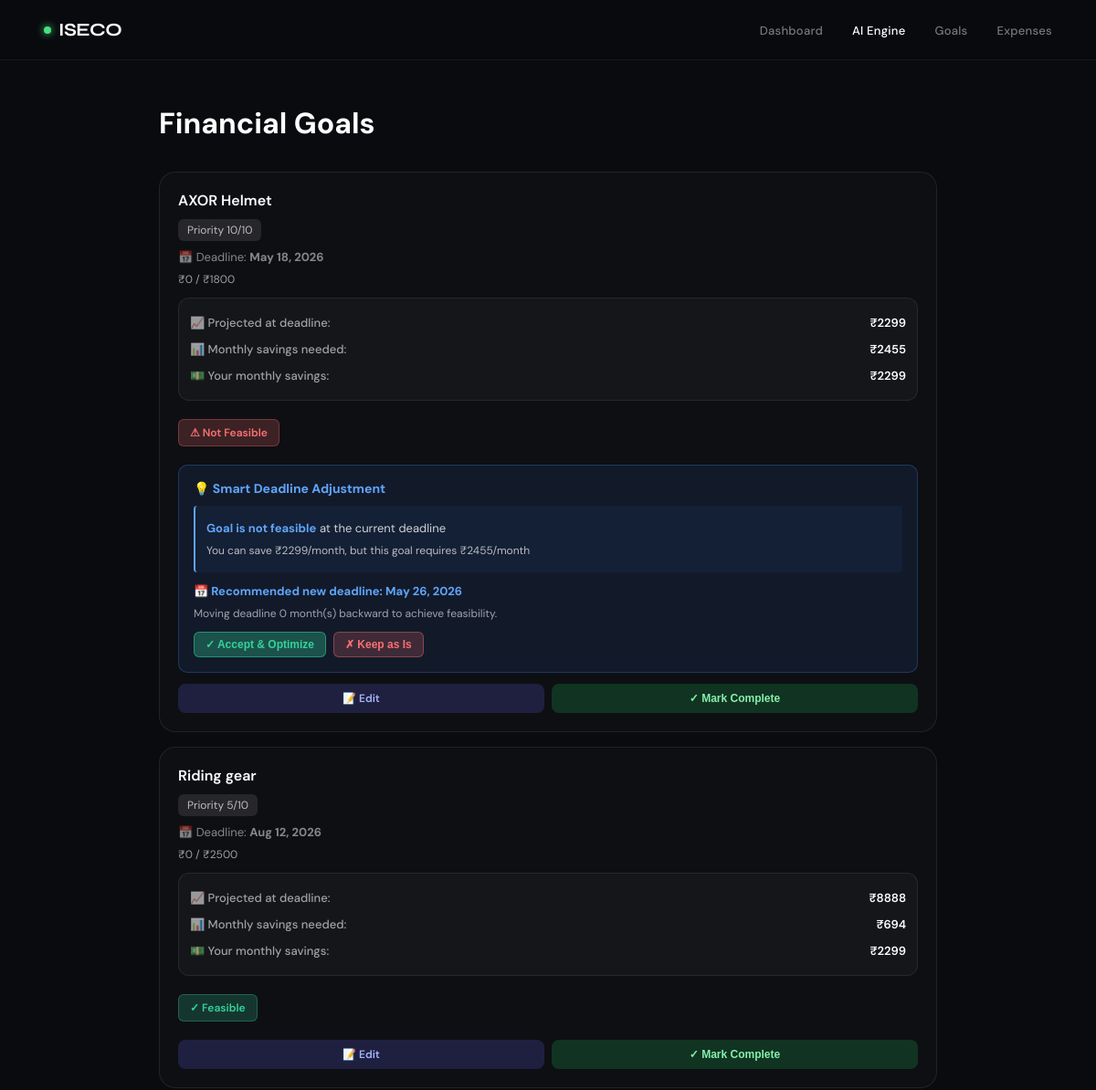
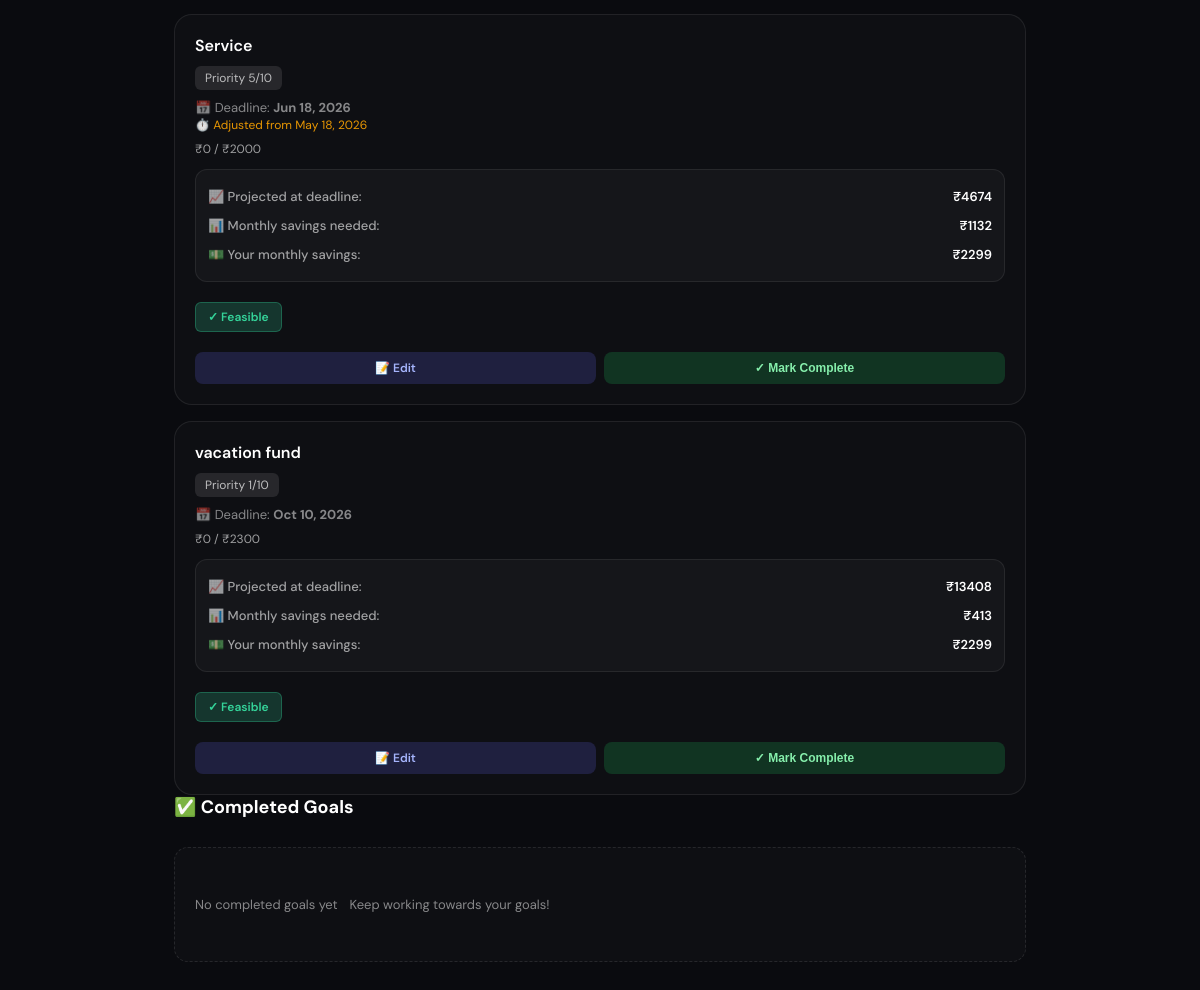
Page /goals/list/ (signed in) on the committed database (2 pictures, top to bottom).
### goals/models.py (models this page shows, shortened)
class Goal(models.Model):
    STATUS_CHOICES = [
        ('active', 'Active'),
        ('completed', 'Completed'),
        ('missed', 'Missed'),
        ('paused', 'Paused'),
    ]
    name = models.CharField(max_length=100)
    user = models.ForeignKey(User, on_delete=models.CASCADE)
    target_amount = models.FloatField()
    amount_saved = models.FloatField(default=0)
    priority = models.IntegerField(default=5)  # 1-10 scale (higher = higher priority)
    deadline = models.DateField()
    duration_days = models.IntegerField(default=0)  # Estimated days to complete goal (for feasibility sorting)
    original_deadline = models.DateField(null=True, blank=True)  # Track original deadline if adjusted
    status = models.CharField(
        max_length=20,
        choices=STATUS_CHOICES,
        default="active"
    )
    created_at = models.DateTimeField(auto_now_add=True)
    updated_at = models.DateTimeField(auto_now=True)
    class Meta:
        ordering = ['-priority', 'duration_days', 'deadline']  # Sort by priority DESC, then duration ASC, then deadline

### goals/views.py (the view)
# urls.py: path('list/', GoalListHTML.as_view(), name='goal-list-html'),
class GoalListHTML(APIView):
    renderer_classes = [TemplateHTMLRenderer]
    template_name = "goal_list.html"
    def get(self, request):
        if 'user_id' not in request.session:
            return redirect('/users/login/')
        user_id = request.session['user_id']
        user = get_object_or_404(User, pk=user_id)
        active_goals = get_all_active_goals_sorted(user)
        completed_goals = Goal.objects.filter(status="completed", user=user).order_by('-created_at')
        active_with_analysis = []
        for goal in active_goals:
            try:
                feasibility = check_goal_feasibility(goal, user=user)
                shift_suggestion = None
                if not feasibility['is_feasible']:
                    next_feasible = find_next_feasible_date(goal, user=user)
                    if next_feasible['feasible_date']:
                        shift_suggestion = {
                            'new_deadline': next_feasible['feasible_date'],
                            'reason': next_feasible['reason']
                        }
                today = datetime.now().date()
                remaining_days = (goal.deadline - today).days
                current_balance = get_goal_current_balance(goal, user)
                active_with_analysis.append({
                    'goal': goal,
                    'analysis': {
                        'is_feasible': feasibility['is_feasible'],
                        'current_balance': current_balance,
                        'projected_balance_at_deadline': current_balance + (feasibility['actual_monthly'] * (remaining_days / 30)),
                        'required_monthly_savings': feasibility['required_monthly'],
                        'actual_monthly_savings': feasibility['actual_monthly'],
                        'shift_suggestion': shift_suggestion,
                        'feasibility_reason': feasibility['reason']
                    }
                })
            except Exception as e:
                active_with_analysis.append({
                    'goal': goal,
                    'analysis': {
                        'is_feasible': False,
                        'current_balance': goal.amount_saved,
                        'projected_balance_at_deadline': 0,
                        'required_monthly_savings': 0,
                        'actual_monthly_savings': 0,
                        'shift_suggestion': None,
                        'feasibility_reason': f'Error calculating analysis: {str(e)}'
                    }
                })
        return Response({
            "active_goals": active_with_analysis,
            "completed_goals": completed_goals,
            "current_user": user
        })

### goals/feasibility_engine.py (called while the page is built)
def get_all_active_goals_sorted(user):
    from .models import Goal
    goals = Goal.objects.filter(status='active', user=user).order_by('-priority', 'duration_days')
    return list(goals)

def calculate_monthly_savings(user):
    from expenses.models import Expense
    from datetime import datetime, timedelta
    three_months_ago = datetime.now().date() - timedelta(days=90)
    transactions = Expense.objects.filter(user=user, date__gte=three_months_ago)
    if not transactions.exists():
        return 0  # No data, assume can't save
    total_income = 0
    total_expenses = 0
    for trans in transactions:
        if trans.type == 'income':
            total_income += float(trans.amount)
        elif trans.type == 'expense':
            total_expenses += float(trans.amount)
    months = 3
    monthly_income = total_income / months
    monthly_expenses = total_expenses / months
    monthly_savings = monthly_income - monthly_expenses
    return max(monthly_savings, 0)

def calculate_required_monthly_savings(target_amount, remaining_days):
    if remaining_days <= 0:
        return float('inf')
    months_remaining = remaining_days / 30.0
    if months_remaining <= 0:
        return float('inf')
    return target_amount / months_remaining

def get_goal_current_balance(goal, user):
    if goal.amount_saved > 0:
        return goal.amount_saved
    from datetime import datetime
    created_date = goal.created_at.date() if goal.created_at else datetime.now().date()
    days_since_creation = (datetime.now().date() - created_date).days
    months_since_creation = max(days_since_creation / 30.0, 0)
    actual_monthly = calculate_monthly_savings(user)
    calculated_balance = actual_monthly * months_since_creation
    return calculated_balance

### goals/templates/goal_list.html (shortened to what this page needs)
{% extends "base.html" %}
{% block content %}
<div class="page-header">
    <h2> Financial Goals</h2>
</div>
{% if active_goals or completed_goals %}
    <div class="goals-dashboard">
        <div class="goals-column">
            {% if active_goals %}
                {% for item in active_goals %}
                    <div class="goal-card" data-goal-id="{{ item.goal.id }}">
                        <div class="goal-header">
                            <div>
                                <h4 style="margin-bottom: 10px;">{{ item.goal.name }}</h4>
                                <span class="priority-badge">Priority {{ item.goal.priority }}/10</span>
                            </div>
                        </div>
                        <p class="deadline">
                            📅 Deadline: <strong>{{ item.goal.deadline|date:"M d, Y" }}</strong>
                            {% if item.goal.original_deadline and item.goal.original_deadline != item.goal.deadline %}
                                <br><span style="font-size:12px;color:rgba(255,165,0,0.9);">⏱️ Adjusted from {{ item.goal.original_deadline|date:"M d, Y" }}</span>
                            {% endif %}
                        </p>
                            {% widthratio item.goal.amount_saved item.goal.target_amount 100 as progress %}
                        <p class="progress-text">₹{{ item.goal.amount_saved|floatformat:0 }} / ₹{{ item.goal.target_amount|floatformat:0 }}</p>
                        <div class="analysis-box">
                            <div class="analysis-row">
                                <span class="analysis-label">📈 Projected at deadline:</span>
                                <span class="analysis-value">₹{{ item.analysis.projected_balance_at_deadline|floatformat:0 }}</span>
                            </div>
                            <div class="analysis-row">
                                <span class="analysis-label">📊 Monthly savings needed:</span>
                                <span class="analysis-value">₹{{ item.analysis.required_monthly_savings|floatformat:0 }}</span>
                            </div>
                            <div class="analysis-row">
                                <span class="analysis-label">💵 Your monthly savings:</span>
                                <span class="analysis-value">₹{{ item.analysis.actual_monthly_savings|floatformat:0 }}</span>
                            </div>
                        </div>
                        {% if item.analysis.is_feasible %}
                            <span class="status-badge feasible">✓ Feasible</span>
                        {% else %}
                            <span class="status-badge not-feasible">⚠ Not Feasible</span>
                            {% if item.analysis.shift_suggestion %}
                                <div class="ai-suggestion">
                                    <div class="suggestion-title">💡 Smart Deadline Adjustment</div>
                                    <div class="suggestion-detail">
                                        <p><strong>Goal is not feasible</strong> at the current deadline</p>
                                        <p style="margin-top: 8px; color: rgba(255,255,255,0.7); font-size: 12px;">
                                            You can save ₹{{ item.analysis.actual_monthly_savings|floatformat:0 }}/month, but this goal requires ₹{{ item.analysis.required_monthly_savings|floatformat:0 }}/month
                                        </p>
                                    </div>
                                    <p style="margin: 12px 0 8px 0;"><strong>📅 Recommended new deadline: {{ item.analysis.shift_suggestion.new_deadline|date:"M d, Y" }}</strong></p>
                                    <p style="font-size: 12px; color: rgba(255,255,255,0.6); margin: 6px 0;">{{ item.analysis.shift_suggestion.reason }}</p>
                                    <div class="suggestion-buttons">
                                        <button class="btn-small btn-accept" onclick="confirmShift({{ item.goal.id }}, '{{ item.analysis.shift_suggestion.new_deadline|date:"Y-m-d" }}')">
                                            ✓ Accept & Optimize
                                        </button>
                                        <button class="btn-small btn-reject" onclick="rejectShift({{ item.goal.id }})">
                                            ✗ Keep as Is
                                        </button>
                                    </div>
                                </div>
                            {% endif %}
                        {% endif %}
                        <div class="goal-actions">
                            <a href="/goals/{{ item.goal.id }}/edit/" class="btn-edit">📝 Edit</a>
                            <button class="btn-complete" onclick="markAchieved({{ item.goal.id }})">✓ Mark Complete</button>
                        </div>
                    </div>
                {% endfor %}
            {% else %}
                <div class="empty-state">
                    <p>No active goals yet</p>
                    <p>Create your first goal to get started!</p>
                </div>
            {% endif %}
        </div>
        <div class="goals-column">
            <div class="column-title">✅ Completed Goals</div>
            {% if completed_goals %}
                <div class="completed-timeline">
                    {% for goal in completed_goals %}
                        <div class="completed-item">
                            <div class="checkmark">✓</div>
                            <div class="completed-info">
                                <p>{{ goal.name }}</p>
                                <p class="completed-date">Completed on {{ goal.created_at|date:"M d, Y" }}</p>
                                <p class="completed-amount">₹{{ goal.target_amount|floatformat:0 }} saved</p>
                            </div>
                        </div>
                    {% endfor %}
                </div>
            {% else %}
                <div class="empty-state">
                    <p>No completed goals yet</p>
                    <p>Keep working towards your goals!</p>
                </div>
            {% endif %}
        </div>
    </div>
{% endif %}
{% endblock %}

### ai_engine/templates/base.html (shortened to what this page needs)
<!DOCTYPE html>
<html lang="en">
<head>
</head>
<body>
<nav class="nav">
    <a href="/users/dashboard/" class="logo">
        <div class="logo-dot"></div>
        ISECO
    </a>
    <ul class="nav-links">
        <li><a href="/users/dashboard/">Dashboard</a></li>
        <li><a href="/ai/engine/" class="active">AI Engine</a></li>
        <li><a href="/goals/">Goals</a></li>
        <li><a href="/expenses/">Expenses</a></li>
    </ul>
</nav>
<div class="content">
    {% block content %}{% endblock %}
</div>
</body>
</html>

### rows in the picture
Goal: goal.name "AXOR Helmet", goal.priority "10", goal.deadline "May 18, 2026", goal.amount_saved "0", goal.target_amount "1800", analysis.projected_balance_at_deadline "2299", analysis.required_monthly_savings "2455", analysis.actual_monthly_savings "2299", analysis.shift_suggestion.new_deadline "May 26, 2026", analysis.shift_suggestion.reason "Moving deadline 0 month(s) backward to achieve feasibility."
Goal: goal.name "Riding gear", goal.priority "5", goal.deadline "Aug 12, 2026", goal.amount_saved "0", goal.target_amount "2500", analysis.projected_balance_at_deadline "8888", analysis.required_monthly_savings "694", analysis.actual_monthly_savings "2299", shows "✓ Feasible"
Goal: goal.name "Service", goal.priority "5", goal.deadline "Jun 18, 2026", goal.original_deadline "May 18, 2026", goal.amount_saved "0", goal.target_amount "2000", analysis.projected_balance_at_deadline "4674", analysis.required_monthly_savings "1132", analysis.actual_monthly_savings "2299", shows "✓ Feasible"
Goal: goal.name "vacation fund", goal.priority "1", goal.deadline "Oct 10, 2026", goal.amount_saved "0", goal.target_amount "2300", analysis.projected_balance_at_deadline "13408", analysis.required_monthly_savings "413", analysis.actual_monthly_savings "2299", shows "✓ Feasible"
